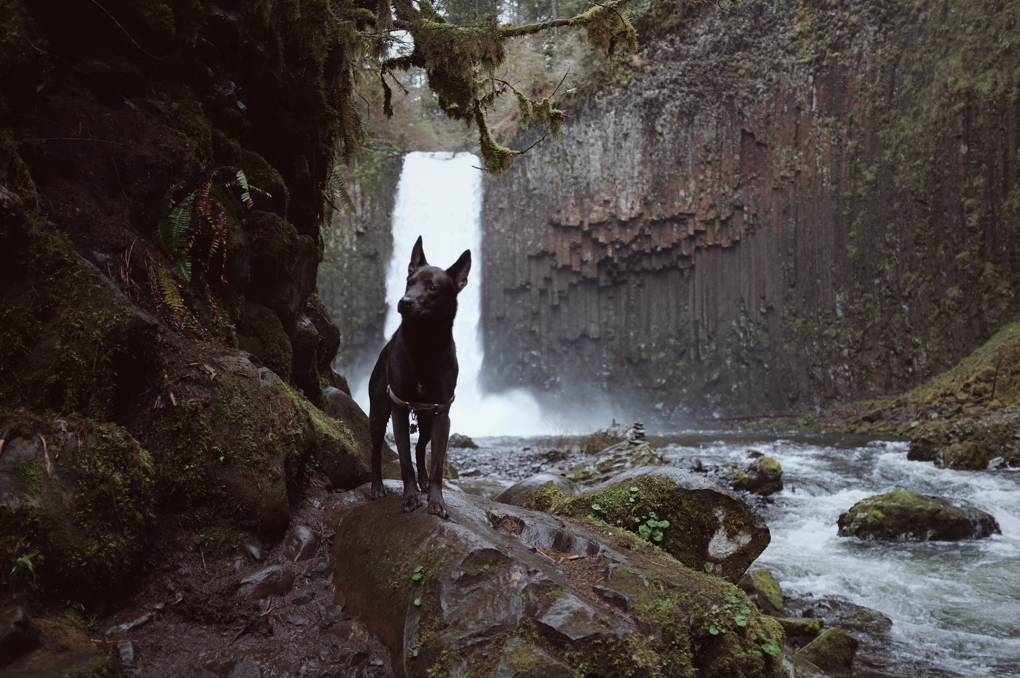
#> input picture 30980-02/chp4/data/0179.png, 1020 x 678 px
$ python calc_hist.py
#> lines starting #> are read from the running program, lines starting #| are printed output that depends on the picture
import cv2
import matplotlib.pyplot as plt

# 读取图像
img = cv2.imread("data/0179.png")
#> img is the input picture: shape (678, 1020, 3); mean B, G, R 62.4, 64.9, 71.1
histr = cv2.calcHist([img], [0], None, [255], [0, 256])
#> histr = 255 values, max 22915 at index 9, min 0 at index 0, mean 2712
# 显示图像
plt.imshow(img[:, :, :: -1])
plt.show()

# 显示图像直方图
plt.rcParams['font.sans-serif'] = ['SimHei']
plt.xlabel('灰度值')
plt.ylabel('等于该灰度值的像素个数')
plt.plot(histr)
plt.grid()
plt.show()
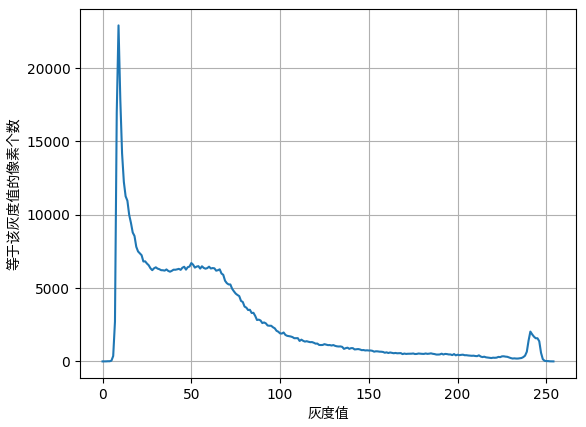
#> figure drawn by matplotlib, 1 panel; curve peaks at x = 9, y = 22915

# 以灰度图形式读取图像
img = cv2.imread("data/0179.png", 0)
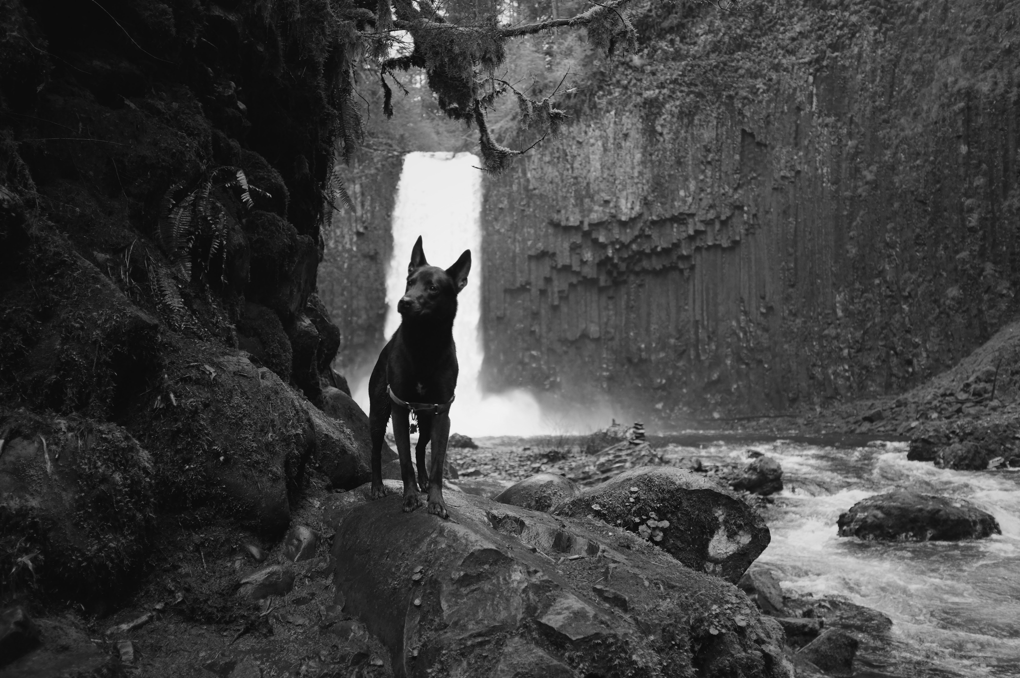
#> img: shape (678, 1020); min 6, max 247, mean 65.9

# 直方图均衡化处理
# dst = cv.equalizeHist(img)
# img: 灰度图像
# dist: 均衡化后的结果
dst = cv2.equalizeHist(img)
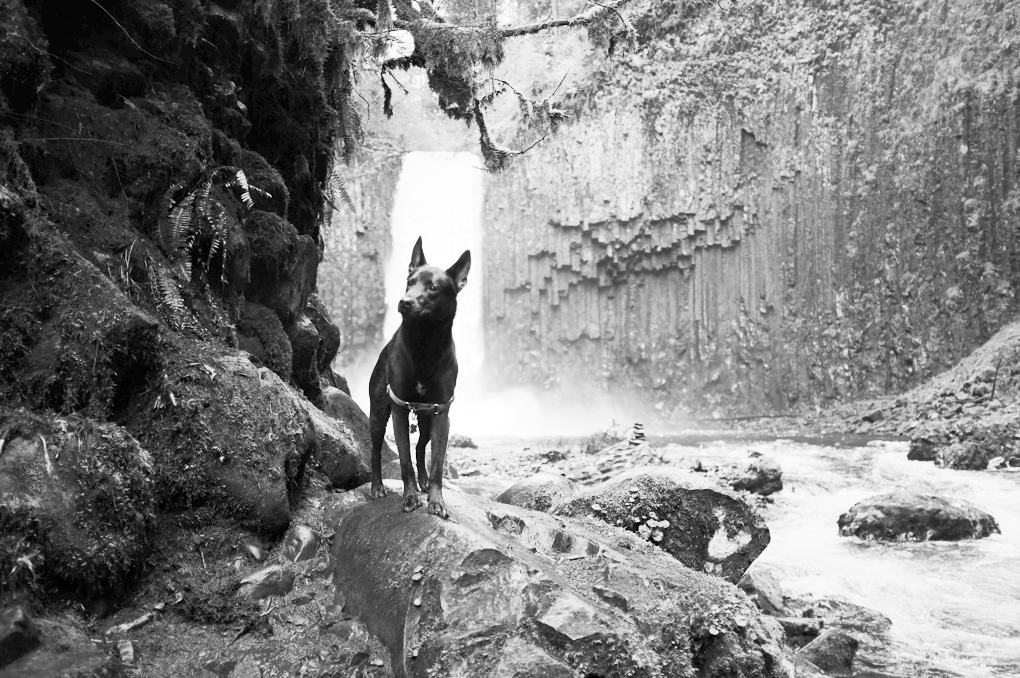
#> dst: shape (678, 1020); min 0, max 255, mean 128.7
cv2.imwrite("data/equalize_dst.png", dst)

# 显示图像
plt.imshow(img, cmap=plt.cm.gray)
plt.show()
plt.imshow(dst, cmap=plt.cm.gray)
plt.show()
histr = cv2.calcHist([dst], [0], None, [255], [0, 256])
#> histr = 255 values, max 21611 at index 13, min 0 at index 1, mean 2712
# 显示图像直方图
plt.rcParams['font.sans-serif'] = ['SimHei']
plt.xlabel('灰度值')
plt.ylabel('等于该灰度值的像素个数')
plt.plot(histr)
plt.show()
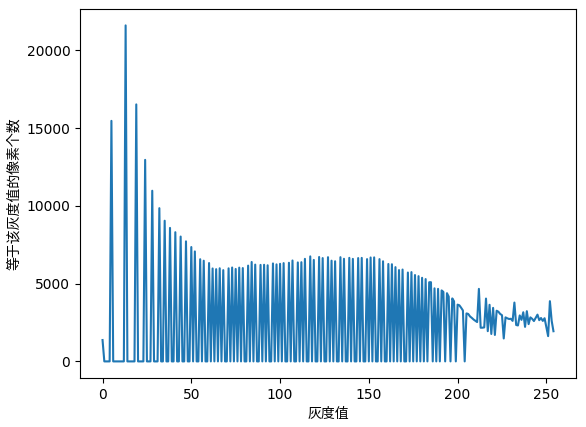
#> figure drawn by matplotlib, 1 panel; curve peaks at x = 13, y = 21611

# 自适应直方图均衡化
# 创建一个自适应均衡化对象，并应用于图像
clahe = cv2.createCLAHE(clipLimit=2.0, tileGridSize=(8, 8))
cl1 = clahe.apply(img)
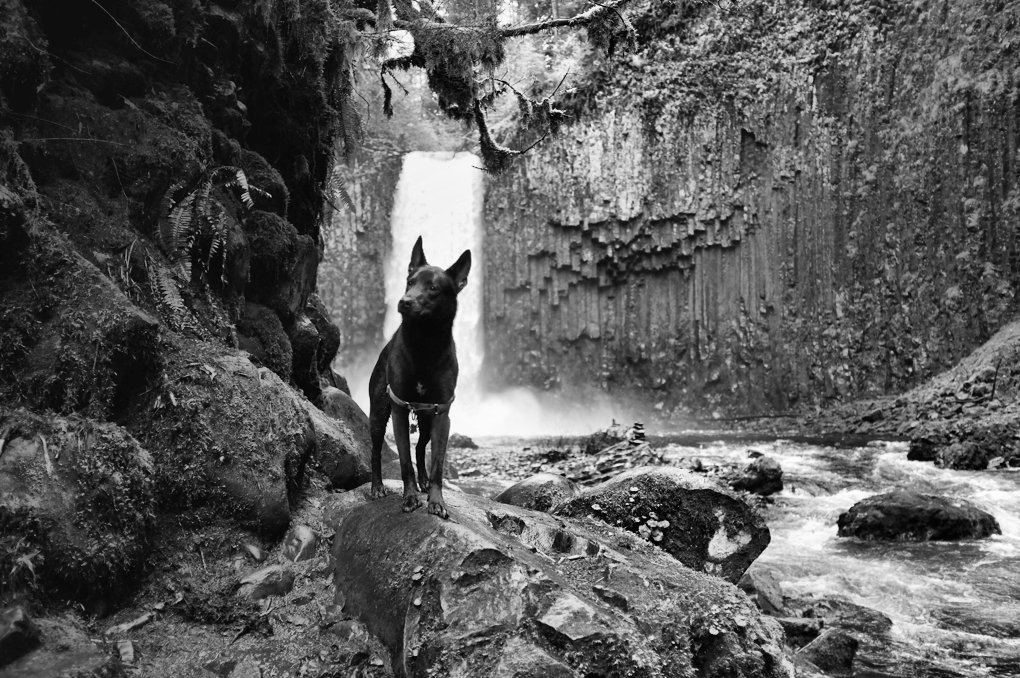
#> cl1: shape (678, 1020); min 1, max 254, mean 89.6
cv2.imwrite("data/clahe_dst.png", cl1)
# 显示图像
plt.imshow(cl1, cmap=plt.cm.gray)
plt.show()

histr = cv2.calcHist([cl1], [0], None, [255], [0, 256])
#> histr = 255 values, max 12024 at index 13, min 0 at index 254, mean 2712
# 显示图像直方图
plt.rcParams['font.sans-serif'] = ['SimHei']
plt.xlabel('灰度值')
plt.ylabel('等于该灰度值的像素个数')
plt.plot(histr)
plt.show()
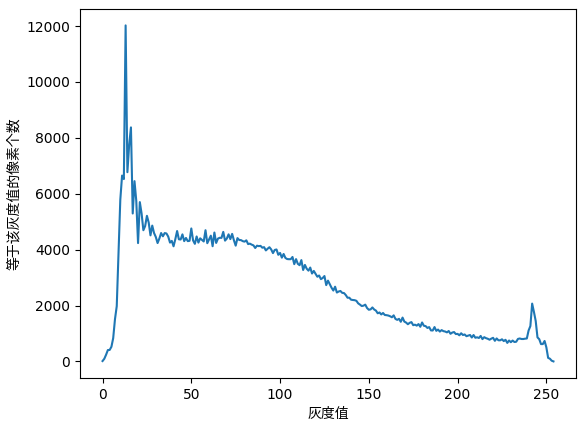
#> figure drawn by matplotlib, 1 panel; curve peaks at x = 13, y = 12024

$ run again, with 30980-02/chp4/data/0678.png copied over 30980-02/chp4/data/0179.png
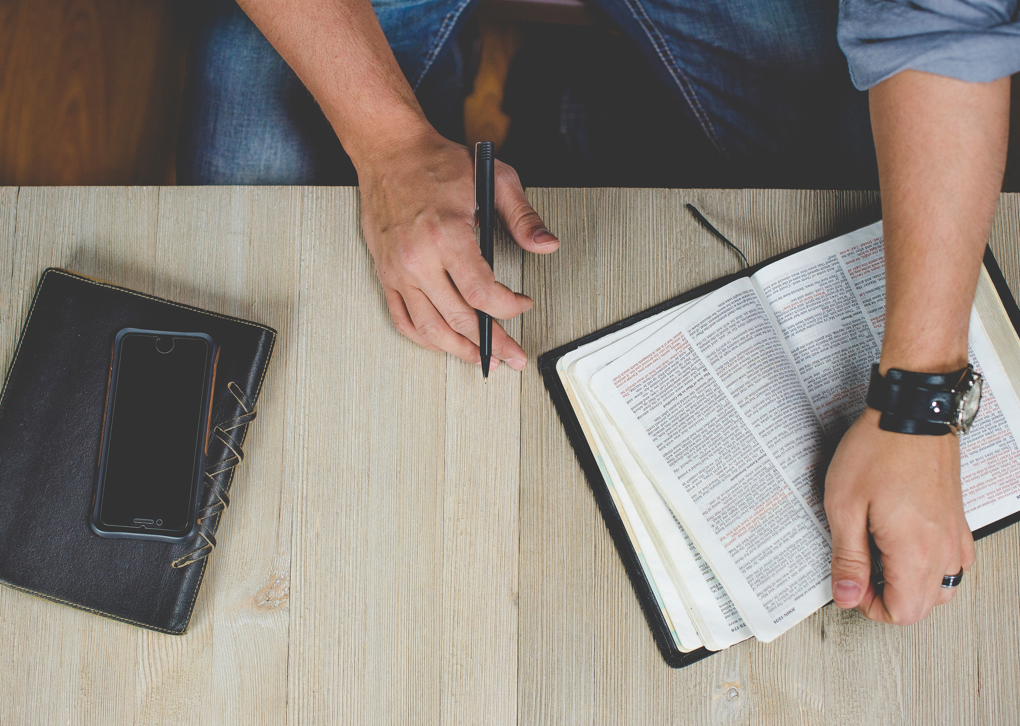
#> input picture 30980-02/chp4/data/0678.png, 1020 x 726 px
#> img is the input picture: shape (726, 1020, 3); mean B, G, R 126.9, 134.9, 144
#> `histr = cv2.calcHist([img], [0], None, [255], [0, 256])`: histr = 255 values, max 67704 at index 49, min 0 at index 0, mean 2904
#> img: shape (726, 1020)
#> `histr = cv2.calcHist([dst], [0], None, [255], [0, 256])`: histr = 255 values, max 74724 at index 27, min 0 at index 2, mean 2904
#> `cl1 = clahe.apply(img)`:
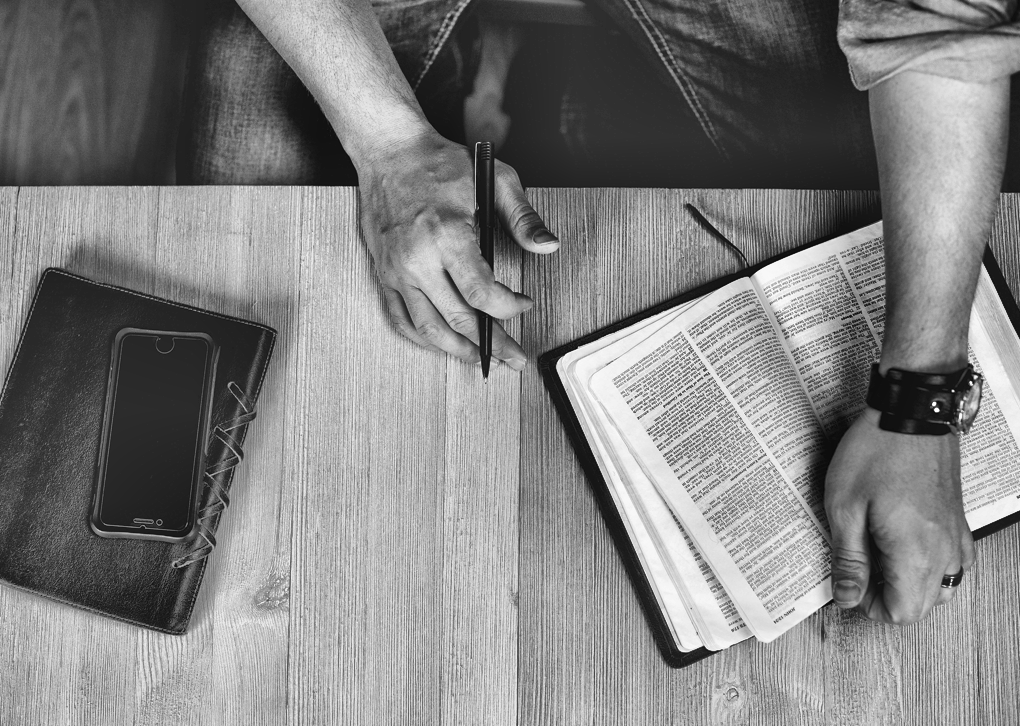
#> cl1: shape (726, 1020); min 8, max 255, mean 129.2
#> `histr = cv2.calcHist([cl1], [0], None, [255], [0, 256])`: histr = 255 values, max 7700 at index 41, min 0 at index 0, mean 2904
#> `plt.show()`:
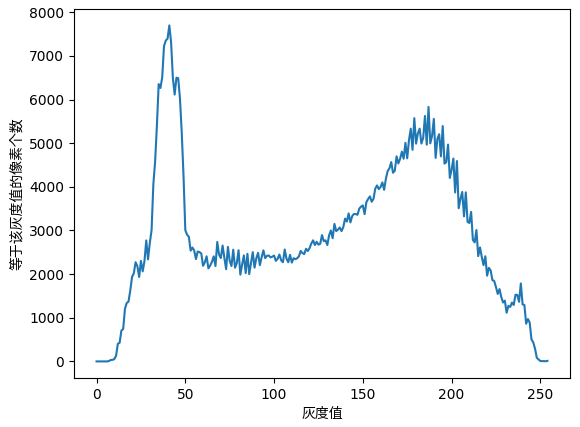
#> figure drawn by matplotlib, 1 panel; curve peaks at x = 41, y = 7700
